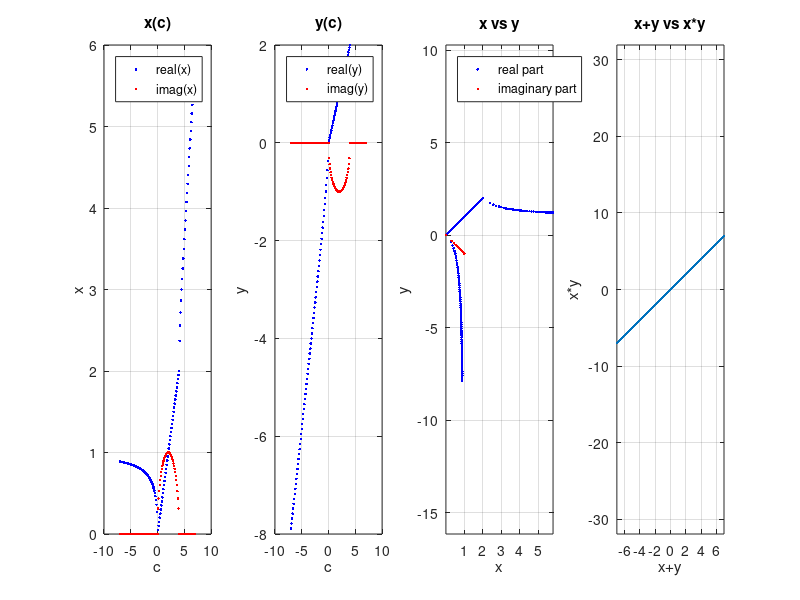
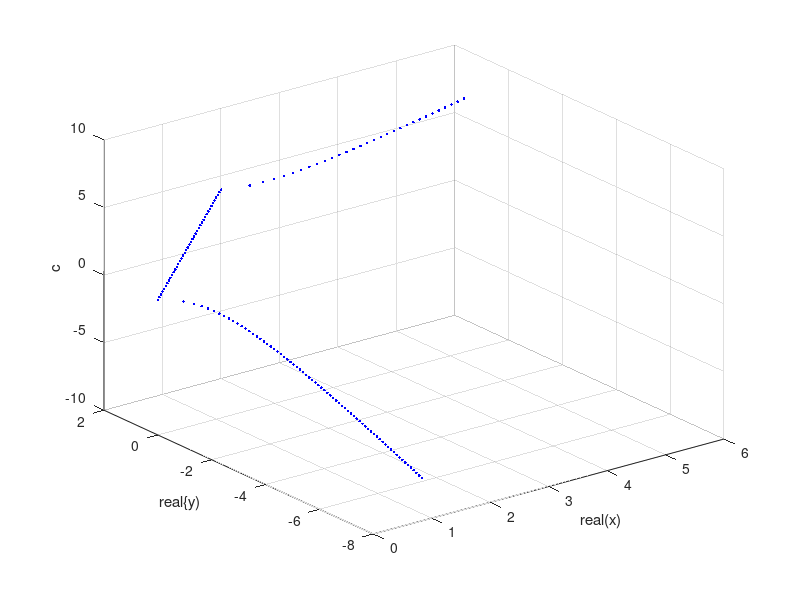
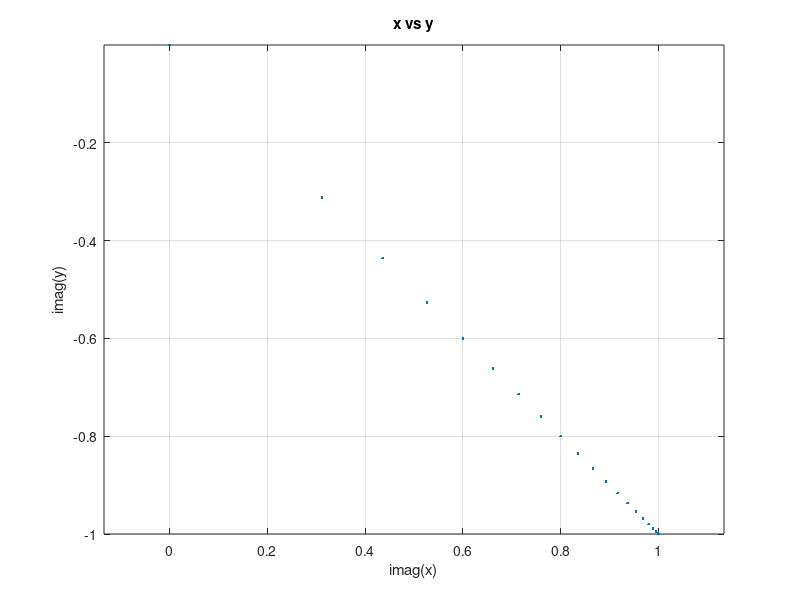

These figures' MATLAB source, in order:
clear; clc; close all;

%%
% What x,y solves the system below for complex c?
%
% $$x + y = c$$
%
% $$xy = c$$
%
% Solutions:
%
% $$x = \frac{ c \pm \sqrt{c(c-4)} }{2}$$
%
% $$y = \frac{ c \mp \sqrt{c(c-4)} }{2}$$
%% calc

c = -7:0.1:7;
x = (c + sqrt(c.*(c-4)))./(2)
y = (c - sqrt(c.*(c-4)))./(2)



%% plot
figure

subplot(1,4,1)
plot(c, real(x),'b.', c, imag(x), 'r.')
grid on
title 'x(c)'
xlabel c
ylabel x
legend({'real(x)','imag(x)'}, 'Location', 'northwest')

subplot(1,4,2)
plot(c, real(y),'b.', c, imag(y), 'r.')
grid on
title 'y(c)'
xlabel c
ylabel y
legend({'real(y)','imag(y)'}, 'Location', 'northwest')

subplot(1,4,3)
plot(real(x),real(y),'b.',imag(x),imag(y),'r.')
grid on
title 'x vs y'
xlabel x
ylabel y
axis equal  
legend({'real part','imaginary part'}, 'Location', 'northwest')

%% check

xpy = x+y;
xty = x.*y;
[xpy', xty']

subplot(1,4,4)
plot(xpy,xty, '.')
title('x+y vs x*y')
grid on
xlabel 'x+y'
ylabel 'x*y'
axis equal  

%% plot 3d x-y-c

figure
plot3(x,y,c, 'b.')
grid on
xlabel 'real(x)'
ylabel 'real{y)'
zlabel c

%% delete

figure
plot(imag(x),imag(y),'.')
grid on
title 'x vs y'
xlabel imag(x)
ylabel imag(y)
axis equal  